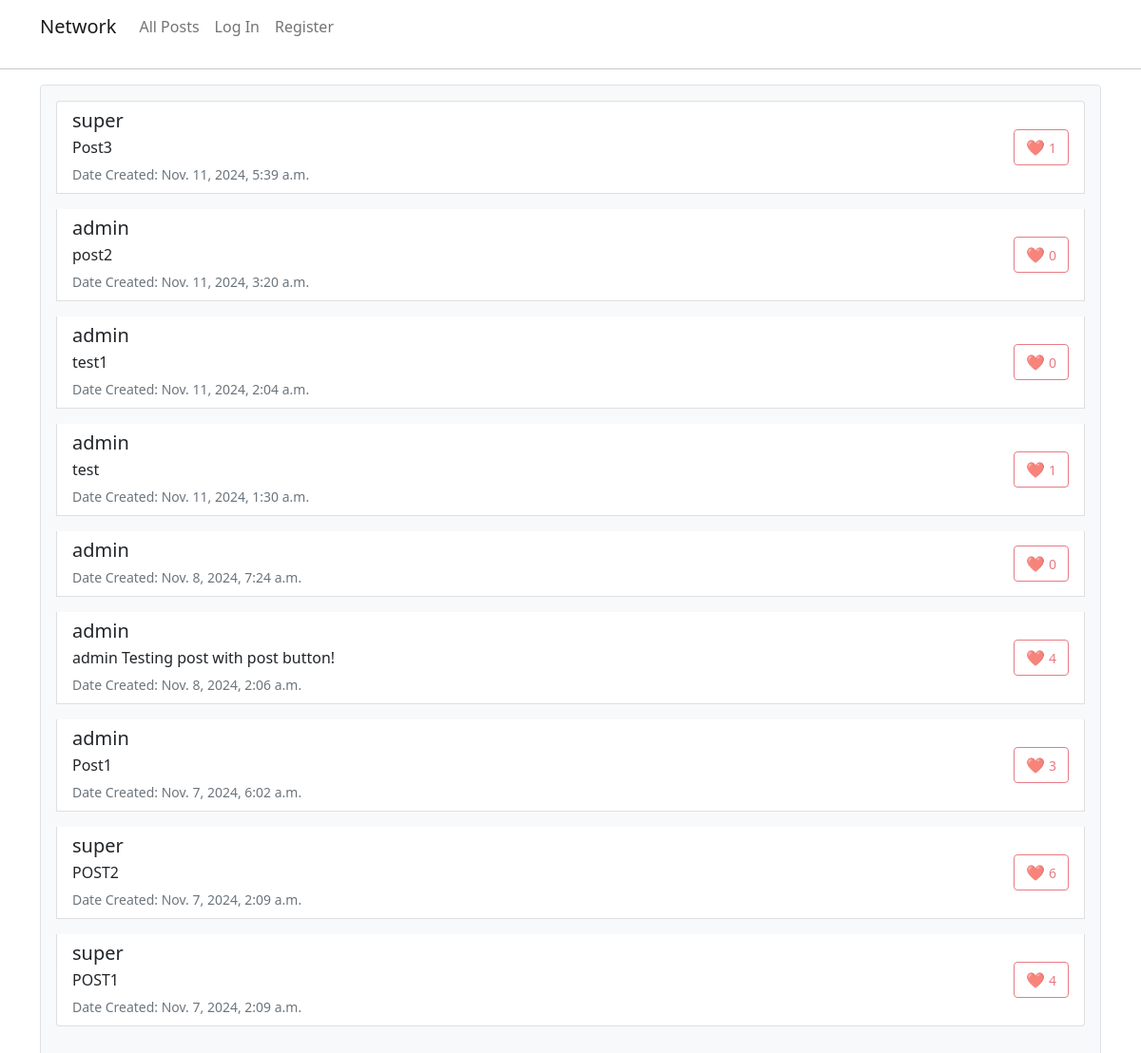
The app's page /, older data.
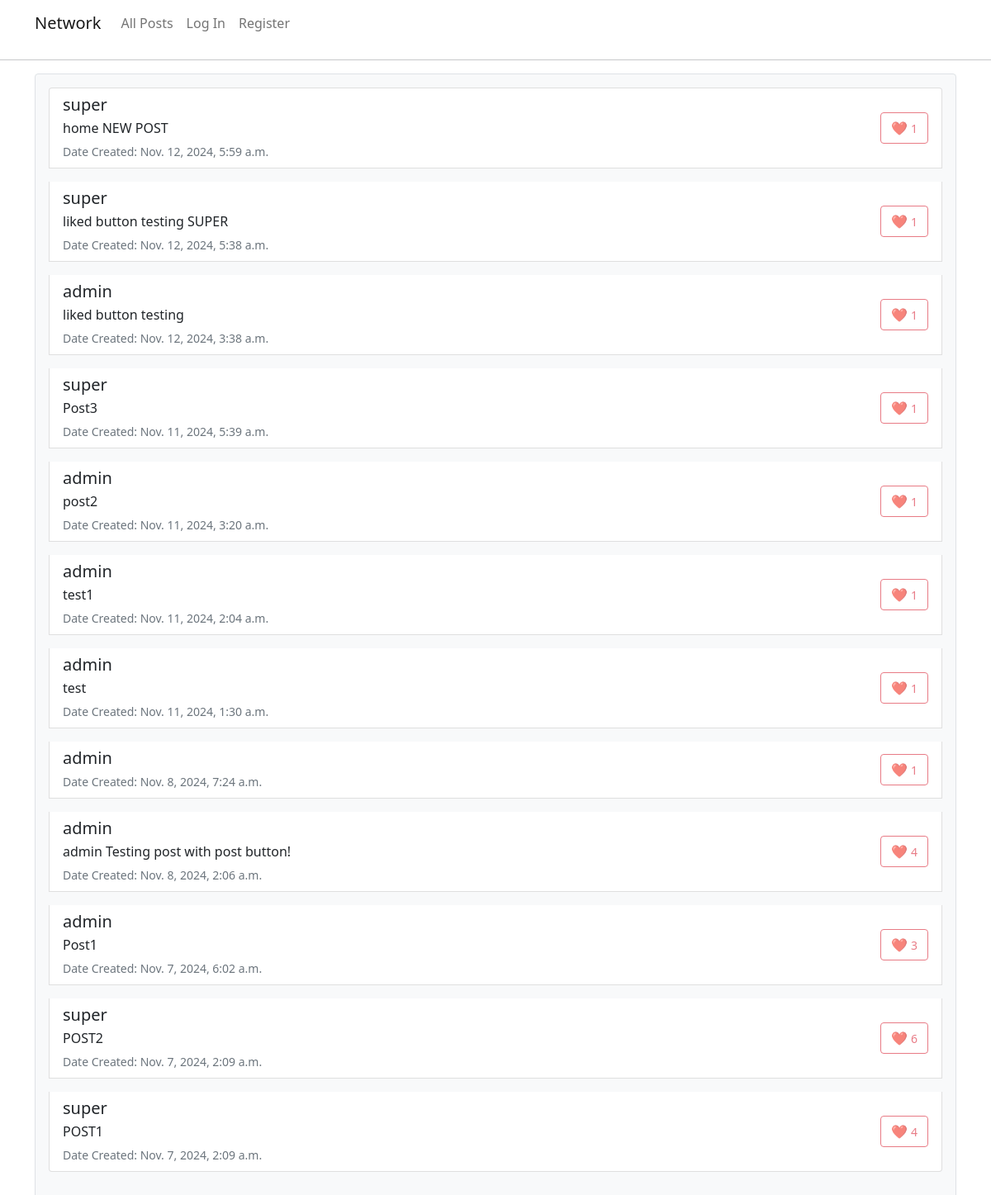
The same page, newer data.
### network/models.py (models this page shows, shortened)
class Post(models.Model):
    new_post = models.TextField()
    created_by = models.ForeignKey(User, on_delete=models.CASCADE, related_name='user_posts')
    date_created = models.DateTimeField(auto_now_add=True)
    likes = models.IntegerField(default=0)

class User(AbstractUser):
    followers = models.IntegerField(default=0)
    following = models.IntegerField(default=0)
    bio = models.CharField(max_length=500, null=True, blank=True)
    location = models.CharField(max_length=100, null=True, blank=True)
    work = models.CharField(max_length=100, null=True, blank=True)
    def __str__(self):
        return self.username

### network/views.py (the view)
# urls.py: path("", views.index, name="index"),
def index(request):
    all_posts = Post.objects.all()[::-1]
    return render(request, "network/index.html", {"posts": all_posts})

### network/templates/network/index.html (shortened to what this page needs)
{% extends "network/layout.html" %}
{% block body %}
    <div class="p-3 border rounded bg-light">
        <ul class="list-group">
            {% for post in posts %}
                <li class="list-group-item mb-3">
                    <div class="d-flex justify-content-between align-items-center">
                        <div>
                            <h5 class="user_name mb-1"
                                data-user-id="{{ post.created_by.id }}"
                                data-post-id="{{ post.id }}" >
                                {{ post.created_by }}
                            </h5>
                            <p class="mb-1">{{ post.new_post }}</p>
                            <small class="text-muted">Date Created: {{ post.date_created }}</small>
                        </div>
                        <div>
                            <button class="btn btn-outline-danger like_button" data-post-id="{{ post.id }}"
                                    {% if user == post.created_by or not user.is_authenticated %}disabled{% endif %}>
                                ❤️ <small>{{ post.likes }}</small>
                            </button>
                        </div>
                    </div>
                </li>
            {% endfor %}
        </ul>
    </div>
{% endblock %}

### network/templates/network/layout.html (shortened to what this page needs)
{% load static %}
<!DOCTYPE html>
<html lang="en">
    <head>
        <link href="https://cdn.jsdelivr.net/npm/bootstrap@5.0.2/dist/css/bootstrap.min.css" rel="stylesheet">
        <link href="{% static 'network/styles.css' %}" rel="stylesheet">
    </head>
    <body>
        <div class="container">
            <nav class="navbar navbar-expand-lg navbar-light">
                <a class="navbar-brand" href="{% url 'index' %}">Network</a>
                <div>
                  <ul class="navbar-nav mr-auto">
                    <li class="nav-item">
                      <a class="nav-link" href="{% url 'index' %}">All Posts</a>
                    </li>
                    {% if user.is_authenticated %}
                        <li class="nav-item">
                            <a class="nav-link" href="#">Following</a>
                        </li>
                        <li class="nav-item">
                            <a class="nav-link" href="{% url 'logout' %}">Log Out</a>
                        </li>
                    {% else %}
                        <li class="nav-item">
                            <a class="nav-link" href="{% url 'login' %}">Log In</a>
                        </li>
                        <li class="nav-item">
                            <a class="nav-link" href="{% url 'register' %}">Register</a>
                        </li>
                    {% endif %}
                  </ul>
                </div>
            </nav>
        </div>
        <hr>
        <div class="body container">
            <div class="body-container">
                {% block body %}{% endblock %}
            </div>
        </div>
    </body>
</html>

Row changes from the older to the newer data that the page shows:
added Post: created_by "super", new_post "home NEW POST", date_created "Nov. 12, 2024, 5:59 a.m.", likes "1"
added Post: created_by "super", new_post "liked button testing SUPER", date_created "Nov. 12, 2024, 5:38 a.m.", likes "1"
added Post: created_by "admin", new_post "liked button testing", date_created "Nov. 12, 2024, 3:38 a.m.", likes "1"
changed Post "post2": likes "0" → "1"
changed Post "test1": likes "0" → "1"
changed Post "Nov. 8, 2024, 7:24 a.m.": likes "0" → "1"
